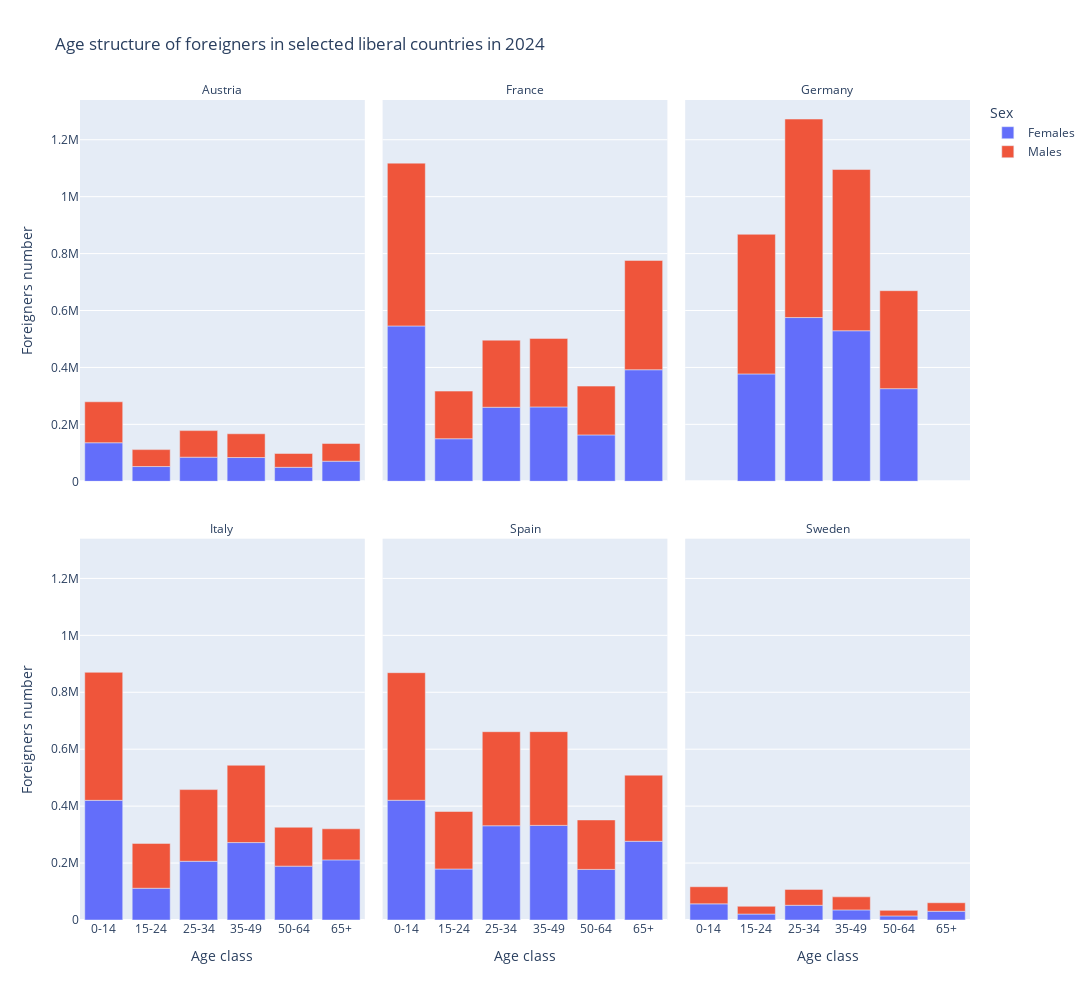
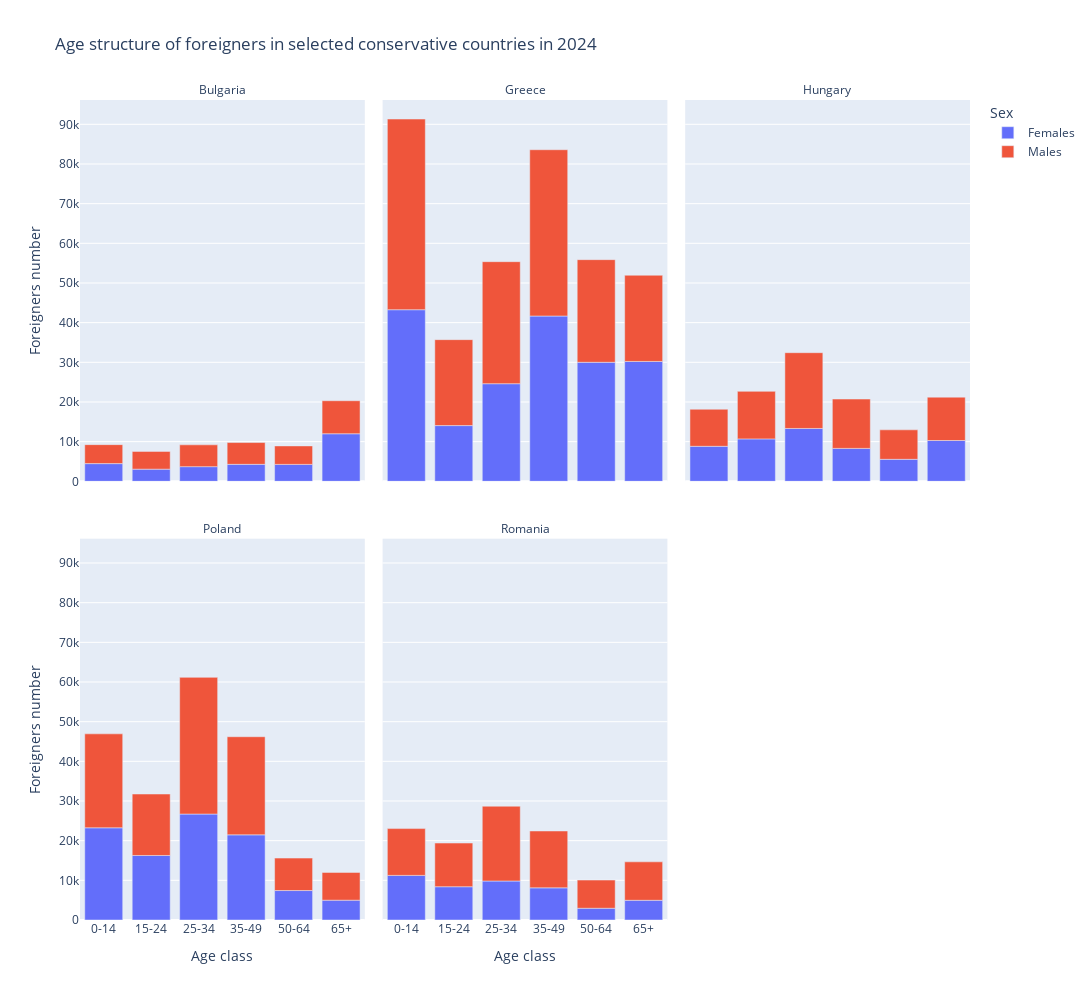

Notebook cell for these charts, in order:
### Markdown cell above
Wszystkie analizy dla ostatnich 10 lat (2014-2024). Jako średnia liczba na przestrzeni ostatnich lat.

### Code cell
# 2024 - latest data
latest_df = temp_df[temp_df['TIME_PERIOD'] == 2024]
plot_age_structure(latest_df[(latest_df['geo'].isin(liberal))
                            & (latest_df['Sex'] != 'Total')],
                   'Age structure of foreigners in selected liberal countries in 2024',
                   new_age_order)


plot_age_structure(latest_df[(latest_df['geo'].isin(conservs)) &
                            (latest_df['Sex'] != 'Total')],
                   'Age structure of foreigners in selected conservative countries in 2024',
                   new_age_order)

### Figure 1 — Plotly figure (JSON) as saved in the notebook; plotly's stock layout.template omitted (floating-point values rounded to 4 significant figures)
{"data": [{"hovertemplate": "Sex=Females<br>geo=Austria<br>Age class=%{x}<br>Foreigners number=%{y}<extra></extra>", "legendgroup": "Females", "marker": {"color": "#636efa", "pattern": {"shape": ""}}, "name": "Females", "orientation": "v", "showlegend": true, "textposition": "auto", "type": "bar", "x": ["0-14", "15-24", "25-34", "35-49", "50-64", "65+"], "xaxis": "x4", "y": [135400.0, 51870.0, 84740.0, 83520.0, 49100.0, 70580.0], "yaxis": "y4"}, {"hovertemplate": "Sex=Females<br>geo=France<br>Age class=%{x}<br>Foreigners number=%{y}<extra></extra>", "legendgroup": "Females", "marker": {"color": "#636efa", "pattern": {"shape": ""}}, "name": "Females", "orientation": "v", "showlegend": false, "textposition": "auto", "type": "bar", "x": ["0-14", "15-24", "25-34", "35-49", "50-64", "65+"], "xaxis": "x5", "y": [545700.0, 149500.0, 260200.0, 261300.0, 163000.0, 391900.0], "yaxis": "y5"}, {"hovertemplate": "Sex=Females<br>geo=Germany<br>Age class=%{x}<br>Foreigners number=%{y}<extra></extra>", "legendgroup": "Females", "marker": {"color": "#636efa", "pattern": {"shape": ""}}, "name": "Females", "orientation": "v", "showlegend": false, "textposition": "auto", "type": "bar", "x": ["15-24", "25-34", "35-49", "50-64"], "xaxis": "x6", "y": [377200.0, 575200.0, 528900.0, 325500.0], "yaxis": "y6"}, {"hovertemplate": "Sex=Females<br>geo=Italy<br>Age class=%{x}<br>Foreigners number=%{y}<extra></extra>", "legendgroup": "Females", "marker": {"color": "#636efa", "pattern": {"shape": ""}}, "name": "Females", "orientation": "v", "showlegend": false, "textposition": "auto", "type": "bar", "x": ["0-14", "15-24", "25-34", "35-49", "50-64", "65+"], "xaxis": "x", "y": [420400.0, 111600.0, 206300.0, 272000.0, 189200.0, 211200.0], "yaxis": "y"}, {"hovertemplate": "Sex=Females<br>geo=Spain<br>Age class=%{x}<br>Foreigners number=%{y}<extra></extra>", "legendgroup": "Females", "marker": {"color": "#636efa", "pattern": {"shape": ""}}, "name": "Females", "orientation": "v", "showlegend": false, "textposition": "auto", "type": "bar", "x": ["0-14", "15-24", "25-34", "35-49", "50-64", "65+"], "xaxis": "x2", "y": [420700.0, 179100.0, 331100.0, 332400.0, 177800.0, 276500.0], "yaxis": "y2"}, {"hovertemplate": "Sex=Females<br>geo=Sweden<br>Age class=%{x}<br>Foreigners number=%{y}<extra></extra>", "legendgroup": "Females", "marker": {"color": "#636efa", "pattern": {"shape": ""}}, "name": "Females", "orientation": "v", "showlegend": false, "textposition": "auto", "type": "bar", "x": ["0-14", "15-24", "25-34", "35-49", "50-64", "65+"], "xaxis": "x3", "y": [56660.0, 20890.0, 51700.0, 35430.0, 14400.0, 30670.0], "yaxis": "y3"}, {"hovertemplate": "Sex=Males<br>geo=Austria<br>Age class=%{x}<br>Foreigners number=%{y}<extra></extra>", "legendgroup": "Males", "marker": {"color": "#EF553B", "pattern": {"shape": ""}}, "name": "Males", "orientation": "v", "showlegend": true, "textposition": "auto", "type": "bar", "x": ["0-14", "15-24", "25-34", "35-49", "50-64", "65+"], "xaxis": "x4", "y": [143900.0, 59480.0, 93310.0, 83430.0, 48620.0, 62140.0], "yaxis": "y4"}, {"hovertemplate": "Sex=Males<br>geo=France<br>Age class=%{x}<br>Foreigners number=%{y}<extra></extra>", "legendgroup": "Males", "marker": {"color": "#EF553B", "pattern": {"shape": ""}}, "name": "Males", "orientation": "v", "showlegend": false, "textposition": "auto", "type": "bar", "x": ["0-14", "15-24", "25-34", "35-49", "50-64", "65+"], "xaxis": "x5", "y": [572000.0, 167300.0, 235700.0, 240800.0, 171400.0, 384100.0], "yaxis": "y5"}, {"hovertemplate": "Sex=Males<br>geo=Germany<br>Age class=%{x}<br>Foreigners number=%{y}<extra></extra>", "legendgroup": "Males", "marker": {"color": "#EF553B", "pattern": {"shape": ""}}, "name": "Males", "orientation": "v", "showlegend": false, "textposition": "auto", "type": "bar", "x": ["15-24", "25-34", "35-49", "50-64"], "xaxis": "x6", "y": [490600.0, 697300.0, 566400.0, 344100.0], "yaxis": "y6"}, {"hovertemplate": "Sex=Males<br>geo=Italy<br>Age class=%{x}<br>Foreigners number=%{y}<extra></extra>", "legendgroup": "Males", "marker": {"color": "#EF553B", "pattern": {"shape": ""}}, "name": "Males", "orientation": "v", "showlegend": false, "textposition": "auto", "type": "bar", "x": ["0-14", "15-24", "25-34", "35-49", "50-64", "65+"], "xaxis": "x", "y": [449800.0, 157500.0, 251800.0, 271700.0, 136600.0, 109300.0], "yaxis": "y"}, {"hovertemplate": "Sex=Males<br>geo=Spain<br>Age class=%{x}<br>Foreigners number=%{y}<extra></extra>", "legendgroup": "Males", "marker": {"color": "#EF553B", "pattern": {"shape": ""}}, "name": "Males", "orientation": "v", "showlegend": false, "textposition": "auto", "type": "bar", "x": ["0-14", "15-24", "25-34", "35-49", "50-64", "65+"], "xaxis": "x2", "y": [448100.0, 202000.0, 330400.0, 329200.0, 173700.0, 232300.0], "yaxis": "y2"}, {"hovertemplate": "Sex=Males<br>geo=Sweden<br>Age class=%{x}<br>Foreigners number=%{y}<extra></extra>", "legendgroup": "Males", "marker": {"color": "#EF553B", "pattern": {"shape": ""}}, "name": "Males", "orientation": "v", "showlegend": false, "textposition": "auto", "type": "bar", "x": ["0-14", "15-24", "25-34", "35-49", "50-64", "65+"], "xaxis": "x3", "y": [60200.0, 27270.0, 55830.0, 45880.0, 19460.0, 29900.0], "yaxis": "y3"}], "layout": {"annotations": [{"font": {}, "showarrow": false, "text": "Italy", "x": 0.16, "xanchor": "center", "xref": "paper", "y": 0.465, "yanchor": "bottom", "yref": "paper"}, {"font": {}, "showarrow": false, "text": "Spain", "x": 0.5, "xanchor": "center", "xref": "paper", "y": 0.465, "yanchor": "bottom", "yref": "paper"}, {"font": {}, "showarrow": false, "text": "Sweden", "x": 0.84, "xanchor": "center", "xref": "paper", "y": 0.465, "yanchor": "bottom", "yref": "paper"}, {"font": {}, "showarrow": false, "text": "Austria", "x": 0.16, "xanchor": "center", "xref": "paper", "y": 1.0, "yanchor": "bottom", "yref": "paper"}, {"font": {}, "showarrow": false, "text": "France", "x": 0.5, "xanchor": "center", "xref": "paper", "y": 1.0, "yanchor": "bottom", "yref": "paper"}, {"font": {}, "showarrow": false, "text": "Germany", "x": 0.84, "xanchor": "center", "xref": "paper", "y": 1.0, "yanchor": "bottom", "yref": "paper"}], "barmode": "relative", "height": 1000, "legend": {"title": {"text": "Sex"}, "tracegroupgap": 0}, "showlegend": true, "title": {"text": "Age structure of foreigners in selected liberal countries in 2024"}, "width": 1200, "xaxis": {"anchor": "y", "categoryarray": ["0-14", "15-24", "25-34", "35-49", "50-64", "65+"], "categoryorder": "array", "domain": [0, 0.32], "title": {"text": "Age class"}}, "xaxis2": {"anchor": "y2", "categoryarray": ["0-14", "15-24", "25-34", "35-49", "50-64", "65+"], "categoryorder": "array", "domain": [0.34, 0.66], "matches": "x", "title": {"text": "Age class"}}, "xaxis3": {"anchor": "y3", "categoryarray": ["0-14", "15-24", "25-34", "35-49", "50-64", "65+"], "categoryorder": "array", "domain": [0.68, 1.0], "matches": "x", "title": {"text": "Age class"}}, "xaxis4": {"anchor": "y4", "domain": [0, 0.32], "matches": "x", "showticklabels": false}, "xaxis5": {"anchor": "y5", "domain": [0.34, 0.66], "matches": "x", "showticklabels": false}, "xaxis6": {"anchor": "y6", "domain": [0.68, 1.0], "matches": "x", "showticklabels": false}, "yaxis": {"anchor": "x", "domain": [0, 0.465], "title": {"text": "Foreigners number"}}, "yaxis2": {"anchor": "x2", "domain": [0, 0.465], "matches": "y", "showticklabels": false}, "yaxis3": {"anchor": "x3", "domain": [0, 0.465], "matches": "y", "showticklabels": false}, "yaxis4": {"anchor": "x4", "domain": [0.535, 1.0], "matches": "y", "title": {"text": "Foreigners number"}}, "yaxis5": {"anchor": "x5", "domain": [0.535, 1.0], "matches": "y", "showticklabels": false}, "yaxis6": {"anchor": "x6", "domain": [0.535, 1.0], "matches": "y", "showticklabels": false}}}

### Figure 2 — Plotly figure (JSON) as saved in the notebook; plotly's stock layout.template omitted (floating-point values rounded to 4 significant figures)
{"data": [{"hovertemplate": "Sex=Females<br>geo=Bulgaria<br>Age class=%{x}<br>Foreigners number=%{y}<extra></extra>", "legendgroup": "Females", "marker": {"color": "#636efa", "pattern": {"shape": ""}}, "name": "Females", "orientation": "v", "showlegend": true, "textposition": "auto", "type": "bar", "x": ["0-14", "15-24", "25-34", "35-49", "50-64", "65+"], "xaxis": "x4", "y": [4459.0, 3062.0, 3690.0, 4279.0, 4264.0, 11990.0], "yaxis": "y4"}, {"hovertemplate": "Sex=Females<br>geo=Greece<br>Age class=%{x}<br>Foreigners number=%{y}<extra></extra>", "legendgroup": "Females", "marker": {"color": "#636efa", "pattern": {"shape": ""}}, "name": "Females", "orientation": "v", "showlegend": false, "textposition": "auto", "type": "bar", "x": ["0-14", "15-24", "25-34", "35-49", "50-64", "65+"], "xaxis": "x5", "y": [43260.0, 14050.0, 24610.0, 41670.0, 30000.0, 30220.0], "yaxis": "y5"}, {"hovertemplate": "Sex=Females<br>geo=Hungary<br>Age class=%{x}<br>Foreigners number=%{y}<extra></extra>", "legendgroup": "Females", "marker": {"color": "#636efa", "pattern": {"shape": ""}}, "name": "Females", "orientation": "v", "showlegend": false, "textposition": "auto", "type": "bar", "x": ["0-14", "15-24", "25-34", "35-49", "50-64", "65+"], "xaxis": "x6", "y": [8822.0, 10690.0, 13320.0, 8297.0, 5540.0, 10290.0], "yaxis": "y6"}, {"hovertemplate": "Sex=Females<br>geo=Poland<br>Age class=%{x}<br>Foreigners number=%{y}<extra></extra>", "legendgroup": "Females", "marker": {"color": "#636efa", "pattern": {"shape": ""}}, "name": "Females", "orientation": "v", "showlegend": false, "textposition": "auto", "type": "bar", "x": ["0-14", "15-24", "25-34", "35-49", "50-64", "65+"], "xaxis": "x", "y": [23250.0, 16270.0, 26710.0, 21470.0, 7427.0, 4996.0], "yaxis": "y"}, {"hovertemplate": "Sex=Females<br>geo=Romania<br>Age class=%{x}<br>Foreigners number=%{y}<extra></extra>", "legendgroup": "Females", "marker": {"color": "#636efa", "pattern": {"shape": ""}}, "name": "Females", "orientation": "v", "showlegend": false, "textposition": "auto", "type": "bar", "x": ["0-14", "15-24", "25-34", "35-49", "50-64", "65+"], "xaxis": "x2", "y": [11250.0, 8390.0, 9829.0, 8112.0, 2961.0, 4970.0], "yaxis": "y2"}, {"hovertemplate": "Sex=Males<br>geo=Bulgaria<br>Age class=%{x}<br>Foreigners number=%{y}<extra></extra>", "legendgroup": "Males", "marker": {"color": "#EF553B", "pattern": {"shape": ""}}, "name": "Males", "orientation": "v", "showlegend": true, "textposition": "auto", "type": "bar", "x": ["0-14", "15-24", "25-34", "35-49", "50-64", "65+"], "xaxis": "x4", "y": [4785.0, 4483.0, 5504.0, 5492.0, 4658.0, 8326.0], "yaxis": "y4"}, {"hovertemplate": "Sex=Males<br>geo=Greece<br>Age class=%{x}<br>Foreigners number=%{y}<extra></extra>", "legendgroup": "Males", "marker": {"color": "#EF553B", "pattern": {"shape": ""}}, "name": "Males", "orientation": "v", "showlegend": false, "textposition": "auto", "type": "bar", "x": ["0-14", "15-24", "25-34", "35-49", "50-64", "65+"], "xaxis": "x5", "y": [48060.0, 21670.0, 30760.0, 41920.0, 25870.0, 21730.0], "yaxis": "y5"}, {"hovertemplate": "Sex=Males<br>geo=Hungary<br>Age class=%{x}<br>Foreigners number=%{y}<extra></extra>", "legendgroup": "Males", "marker": {"color": "#EF553B", "pattern": {"shape": ""}}, "name": "Males", "orientation": "v", "showlegend": false, "textposition": "auto", "type": "bar", "x": ["0-14", "15-24", "25-34", "35-49", "50-64", "65+"], "xaxis": "x6", "y": [9342.0, 11990.0, 19100.0, 12440.0, 7436.0, 10920.0], "yaxis": "y6"}, {"hovertemplate": "Sex=Males<br>geo=Poland<br>Age class=%{x}<br>Foreigners number=%{y}<extra></extra>", "legendgroup": "Males", "marker": {"color": "#EF553B", "pattern": {"shape": ""}}, "name": "Males", "orientation": "v", "showlegend": false, "textposition": "auto", "type": "bar", "x": ["0-14", "15-24", "25-34", "35-49", "50-64", "65+"], "xaxis": "x", "y": [23680.0, 15500.0, 34460.0, 24730.0, 8182.0, 7000.0], "yaxis": "y"}, {"hovertemplate": "Sex=Males<br>geo=Romania<br>Age class=%{x}<br>Foreigners number=%{y}<extra></extra>", "legendgroup": "Males", "marker": {"color": "#EF553B", "pattern": {"shape": ""}}, "name": "Males", "orientation": "v", "showlegend": false, "textposition": "auto", "type": "bar", "x": ["0-14", "15-24", "25-34", "35-49", "50-64", "65+"], "xaxis": "x2", "y": [11800.0, 11010.0, 18860.0, 14330.0, 7107.0, 9695.0], "yaxis": "y2"}], "layout": {"annotations": [{"font": {}, "showarrow": false, "text": "Poland", "x": 0.16, "xanchor": "center", "xref": "paper", "y": 0.465, "yanchor": "bottom", "yref": "paper"}, {"font": {}, "showarrow": false, "text": "Romania", "x": 0.5, "xanchor": "center", "xref": "paper", "y": 0.465, "yanchor": "bottom", "yref": "paper"}, {"font": {}, "showarrow": false, "text": "Bulgaria", "x": 0.16, "xanchor": "center", "xref": "paper", "y": 1.0, "yanchor": "bottom", "yref": "paper"}, {"font": {}, "showarrow": false, "text": "Greece", "x": 0.5, "xanchor": "center", "xref": "paper", "y": 1.0, "yanchor": "bottom", "yref": "paper"}, {"font": {}, "showarrow": false, "text": "Hungary", "x": 0.84, "xanchor": "center", "xref": "paper", "y": 1.0, "yanchor": "bottom", "yref": "paper"}], "barmode": "relative", "height": 1000, "legend": {"title": {"text": "Sex"}, "tracegroupgap": 0}, "showlegend": true, "title": {"text": "Age structure of foreigners in selected conservative countries in 2024"}, "width": 1200, "xaxis": {"anchor": "y", "categoryarray": ["0-14", "15-24", "25-34", "35-49", "50-64", "65+"], "categoryorder": "array", "domain": [0, 0.32], "title": {"text": "Age class"}}, "xaxis2": {"anchor": "y2", "categoryarray": ["0-14", "15-24", "25-34", "35-49", "50-64", "65+"], "categoryorder": "array", "domain": [0.34, 0.66], "matches": "x", "title": {"text": "Age class"}}, "xaxis3": {"anchor": "y3", "categoryarray": ["0-14", "15-24", "25-34", "35-49", "50-64", "65+"], "categoryorder": "array", "domain": [0.68, 1.0], "matches": "x", "title": {"text": "Age class"}}, "xaxis4": {"anchor": "y4", "domain": [0, 0.32], "matches": "x", "showticklabels": false}, "xaxis5": {"anchor": "y5", "domain": [0.34, 0.66], "matches": "x", "showticklabels": false}, "xaxis6": {"anchor": "y6", "domain": [0.68, 1.0], "matches": "x", "showticklabels": false}, "yaxis": {"anchor": "x", "domain": [0, 0.465], "title": {"text": "Foreigners number"}}, "yaxis2": {"anchor": "x2", "domain": [0, 0.465], "matches": "y", "showticklabels": false}, "yaxis3": {"anchor": "x3", "domain": [0, 0.465], "matches": "y", "showticklabels": false}, "yaxis4": {"anchor": "x4", "domain": [0.535, 1.0], "matches": "y", "title": {"text": "Foreigners number"}}, "yaxis5": {"anchor": "x5", "domain": [0.535, 1.0], "matches": "y", "showticklabels": false}, "yaxis6": {"anchor": "x6", "domain": [0.535, 1.0], "matches": "y", "showticklabels": false}}}
